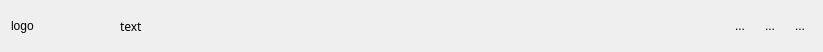
<?xml version="1.0" encoding="UTF-8"?>
<ui version="4.0">
 <class>TitleBar</class>
 <widget class="QWidget" name="TitleBar">
  <property name="geometry">
   <rect>
    <x>0</x>
    <y>0</y>
    <width>823</width>
    <height>52</height>
   </rect>
  </property>
  <property name="windowTitle">
   <string>Form</string>
  </property>
  <layout class="QHBoxLayout" name="horizontalLayout">
   <item>
    <widget class="QLabel" name="logo">
     <property name="text">
      <string>logo</string>
     </property>
    </widget>
   </item>
   <item>
    <widget class="QLabel" name="text">
     <property name="font">
      <font>
       <family>Adobe Arabic</family>
       <pointsize>9</pointsize>
      </font>
     </property>
     <property name="text">
      <string>text</string>
     </property>
    </widget>
   </item>
   <item>
    <spacer name="horizontalSpacer">
     <property name="orientation">
      <enum>Qt::Horizontal</enum>
     </property>
     <property name="sizeType">
      <enum>QSizePolicy::Fixed</enum>
     </property>
     <property name="sizeHint" stdset="0">
      <size>
       <width>500</width>
       <height>20</height>
      </size>
     </property>
    </spacer>
   </item>
   <item>
    <widget class="QToolButton" name="minimalBtn">
     <property name="text">
      <string>...</string>
     </property>
     <property name="icon">
      <iconset resource="res.qrc">
       <normaloff>:/res/img/setting.png</normaloff>:/res/img/setting.png</iconset>
     </property>
     <property name="iconSize">
      <size>
       <width>24</width>
       <height>24</height>
      </size>
     </property>
     <property name="autoRaise">
      <bool>true</bool>
     </property>
    </widget>
   </item>
   <item>
    <widget class="QToolButton" name="closeBtn">
     <property name="text">
      <string>...</string>
     </property>
     <property name="icon">
      <iconset resource="res.qrc">
       <normaloff>:/res/img/minimal.png</normaloff>:/res/img/minimal.png</iconset>
     </property>
     <property name="iconSize">
      <size>
       <width>20</width>
       <height>20</height>
      </size>
     </property>
     <property name="autoRaise">
      <bool>true</bool>
     </property>
    </widget>
   </item>
   <item>
    <widget class="QToolButton" name="settingBtn">
     <property name="text">
      <string>...</string>
     </property>
     <property name="icon">
      <iconset resource="res.qrc">
       <normaloff>:/res/img/close.png</normaloff>:/res/img/close.png</iconset>
     </property>
     <property name="iconSize">
      <size>
       <width>24</width>
       <height>24</height>
      </size>
     </property>
     <property name="autoRaise">
      <bool>true</bool>
     </property>
    </widget>
   </item>
  </layout>
 </widget>
 <resources>
  <include location="res.qrc"/>
 </resources>
 <connections/>
</ui>
